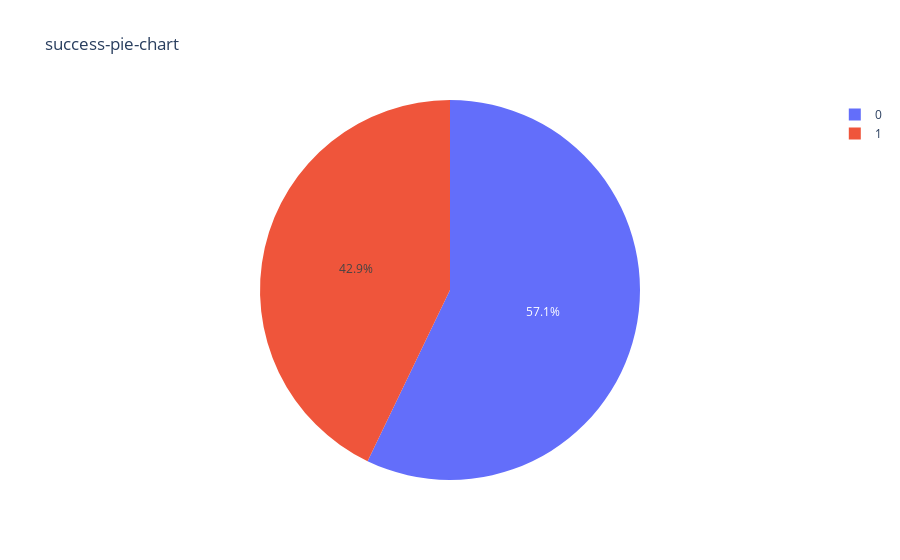

Source (notebook cell):
### Code cell
df1=spacex_df['class'].value_counts()
df1
fig=px.pie(df1,values=df1,names=df1.index,title='success-pie-chart')
fig.show()

### Figure 1 — Plotly figure (JSON) as saved in the notebook; plotly's stock layout.template omitted (floating-point values rounded to 4 significant figures)
{"data": [{"domain": {"x": [0, 1], "y": [0, 1]}, "hovertemplate": "index=%{label}<br>value=%{value}<extra></extra>", "labels": [0, 1], "legendgroup": "", "name": "", "showlegend": true, "values": [32, 24], "type": "pie"}], "layout": {"legend": {"tracegroupgap": 0}, "title": {"text": "success-pie-chart"}, "autosize": true}}
